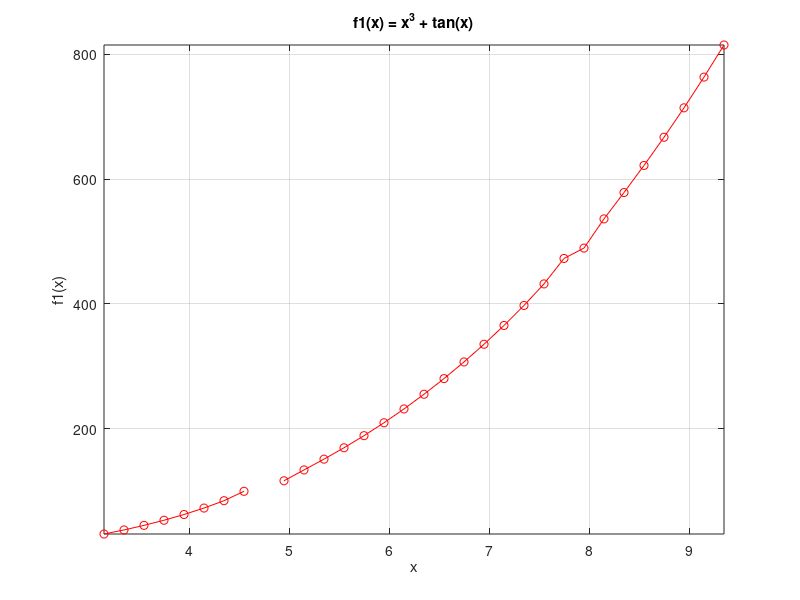
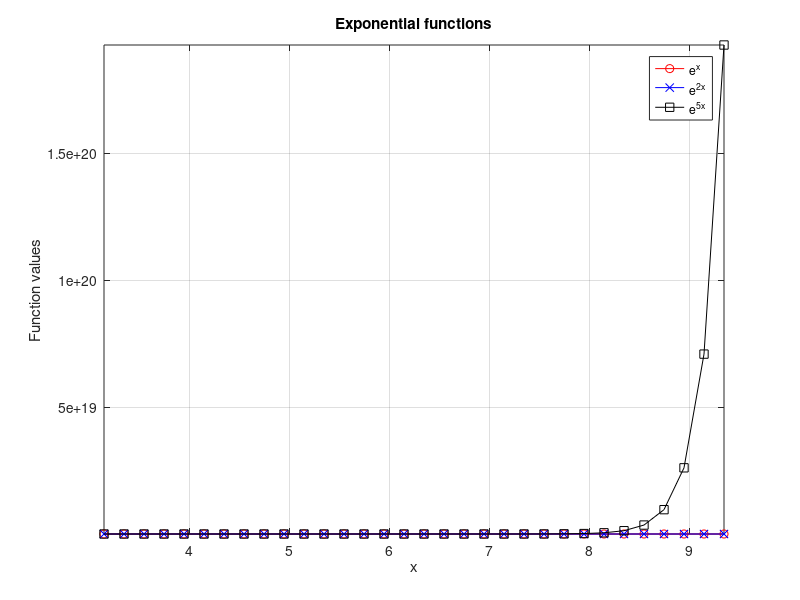
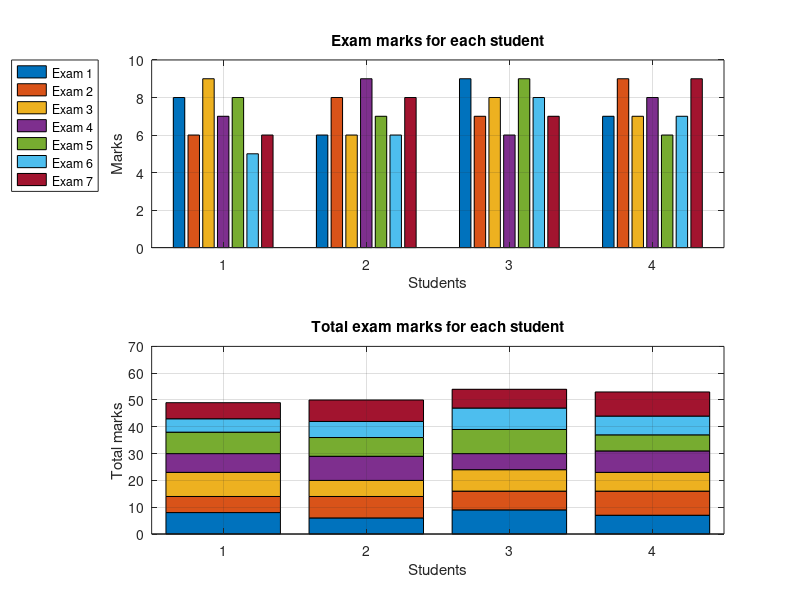
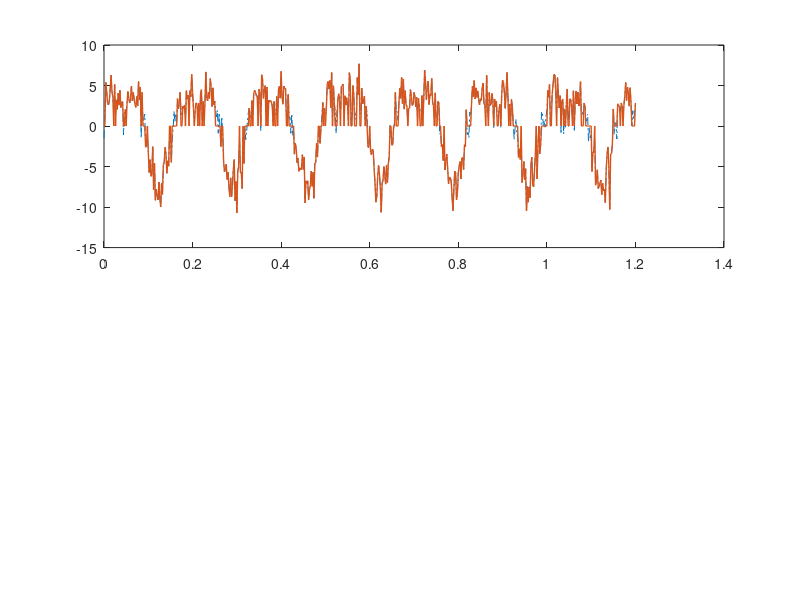

Source code (MATLAB) for these figures, in order: (Note: this script raises an error after producing the figures.)
clc; clear; close all;

%% Task 1 - Creating 2-D graphs
x = pi:0.2:3*pi;

f1 = x.^3 + tan(x);
f2 = exp(x);
f3 = exp(2*x);
f4 = exp(5*x);

figure;
f1(abs(cos(x)) < 0.05) = NaN;
plot(x,f1,'r-o');
title('f1(x) = x^3 + tan(x)');
xlabel('x'); ylabel('f1(x)');
axis tight; grid on;

figure;
plot(x,f2,'r-o',x,f3,'b-x',x,f4,'k-s');
title('Exponential functions');
xlabel('x'); ylabel('Function values');
legend('e^x','e^{2x}','e^{5x}','Location','best');
axis tight; grid on;

%% Task 2 - Specialized plots
marks = [8 6 9 7 8 5 6;
    6 8 6 9 7 6 8;
    9 7 8 6 9 8 7;
    7 9 7 8 6 7 9];

figure;

subplot(2,1,1);
bar(marks,'grouped');
title('Exam marks for each student');
xlabel('Students'); ylabel('Marks');
legend('Exam 1','Exam 2','Exam 3','Exam 4', ...
    'Exam 5','Exam 6','Exam 7','Location','northwestoutside');
axis([0.5 4.5 0 10]); grid on;

subplot(2,1,2);
bar(marks,'stacked');
title('Total exam marks for each student');
xlabel('Students'); ylabel('Total marks');
axis([0.5 4.5 0 70]); grid on;

%% Task 3 - Signal processing
t = 0:0.002:1.2;
s = 5*sin(2*pi*6*t) + 2.5*cos(4*pi*6*t);

rng(1);
signal = s + 1.5*randn(size(t));

U1 = 3;
U2 = 2;

selected = signal(signal > U1);
filtered = signal;
filtered(abs(filtered) < U2) = 0;

disp(numel(signal));
disp(numel(selected));
disp(numel(filtered));
disp(min(filtered));
disp(max(filtered));

%% Complementary Task - Signal graphs
[maxValue,maxIndex] = max(signal);
[minValue,minIndex] = min(signal);

figure;

subplot(2,1,1);
plot(t,signal,'-.',t,filtered,'-','LineWidth',1);
hold on;
yline(U1,'r-','LineWidth',1);
yline(-U1,'r-','LineWidth',1);
yline(U2,'b--','LineWidth',1);
yline(-U2,'b--','LineWidth',1);
title('Original and Filtered Signals');
xlabel('Time (s)'); ylabel('Voltage (V)');
legend('Original signal','Filtered signal', ...
    'U1','-U1','U2','-U2','Location','southwestoutside');
axis([0 1.2 min(signal)-1 max(signal)+1]);
grid on;

subplot(2,1,2);
stem(t(signal > U1),signal(signal > U1),'r','Marker','o');
hold on;
plot(t(maxIndex),maxValue,'ko','MarkerFaceColor','k');
plot(t(minIndex),minValue,'ko','MarkerFaceColor','k');
title('Original Signal Samples Above U1');
xlabel('Time (s)'); ylabel('Voltage (V)');
legend('Samples above U1','Maximum and minimum', ...
    'Location','southwest');
axis([0 1.2 min(signal)-1 max(signal)+1]);
grid on;
